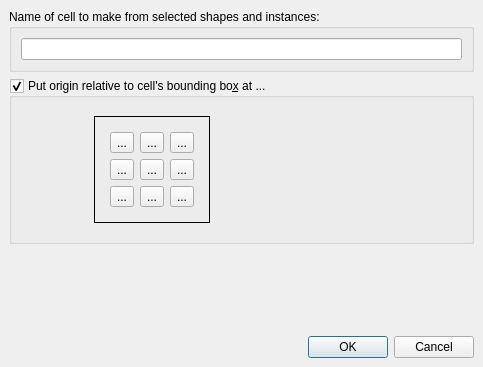
<?xml version="1.0" encoding="UTF-8"?>
<ui version="4.0">
 <class>MakeCellOptionsDialog</class>
 <widget class="QDialog" name="MakeCellOptionsDialog">
  <property name="geometry">
   <rect>
    <x>0</x>
    <y>0</y>
    <width>483</width>
    <height>367</height>
   </rect>
  </property>
  <property name="windowTitle">
   <string>Make Cell</string>
  </property>
  <layout class="QVBoxLayout">
   <property name="spacing">
    <number>6</number>
   </property>
   <property name="leftMargin">
    <number>9</number>
   </property>
   <property name="topMargin">
    <number>9</number>
   </property>
   <property name="rightMargin">
    <number>9</number>
   </property>
   <property name="bottomMargin">
    <number>9</number>
   </property>
   <item>
    <widget class="QGroupBox" name="groupBox">
     <property name="title">
      <string>Name of cell to make from selected shapes and instances:</string>
     </property>
     <layout class="QVBoxLayout">
      <property name="spacing">
       <number>6</number>
      </property>
      <property name="leftMargin">
       <number>9</number>
      </property>
      <property name="topMargin">
       <number>9</number>
      </property>
      <property name="rightMargin">
       <number>9</number>
      </property>
      <property name="bottomMargin">
       <number>9</number>
      </property>
      <item>
       <widget class="QLineEdit" name="cell_name_le"/>
      </item>
     </layout>
    </widget>
   </item>
   <item>
    <widget class="QGroupBox" name="origin_groupbox">
     <property name="minimumSize">
      <size>
       <width>0</width>
       <height>0</height>
      </size>
     </property>
     <property name="title">
      <string>Put origin relative to cell's bounding bo&amp;x at ...</string>
     </property>
     <property name="checkable">
      <bool>true</bool>
     </property>
     <layout class="QVBoxLayout" name="verticalLayout">
      <item>
       <widget class="QFrame" name="frame_2">
        <property name="sizePolicy">
         <sizepolicy hsizetype="Fixed" vsizetype="Preferred">
          <horstretch>0</horstretch>
          <verstretch>0</verstretch>
         </sizepolicy>
        </property>
        <property name="frameShape">
         <enum>QFrame::NoFrame</enum>
        </property>
        <property name="frameShadow">
         <enum>QFrame::Raised</enum>
        </property>
        <layout class="QHBoxLayout" name="_2">
         <property name="spacing">
          <number>6</number>
         </property>
         <property name="leftMargin">
          <number>9</number>
         </property>
         <property name="topMargin">
          <number>9</number>
         </property>
         <property name="rightMargin">
          <number>9</number>
         </property>
         <property name="bottomMargin">
          <number>9</number>
         </property>
         <item>
          <spacer>
           <property name="orientation">
            <enum>Qt::Horizontal</enum>
           </property>
           <property name="sizeHint" stdset="0">
            <size>
             <width>64</width>
             <height>20</height>
            </size>
           </property>
          </spacer>
         </item>
         <item>
          <widget class="QFrame" name="frame_3">
           <property name="frameShape">
            <enum>QFrame::Box</enum>
           </property>
           <property name="frameShadow">
            <enum>QFrame::Plain</enum>
           </property>
           <layout class="QGridLayout" name="_3">
            <property name="leftMargin">
             <number>15</number>
            </property>
            <property name="topMargin">
             <number>15</number>
            </property>
            <property name="rightMargin">
             <number>15</number>
            </property>
            <property name="bottomMargin">
             <number>15</number>
            </property>
            <property name="spacing">
             <number>6</number>
            </property>
            <item row="0" column="2">
             <widget class="QToolButton" name="ct">
              <property name="text">
               <string>...</string>
              </property>
              <property name="icon">
               <iconset resource="../../lay/lay/layResources.qrc">
                <normaloff>:/ct.png</normaloff>:/ct.png</iconset>
              </property>
              <property name="iconSize">
               <size>
                <width>31</width>
                <height>31</height>
               </size>
              </property>
              <property name="checkable">
               <bool>true</bool>
              </property>
             </widget>
            </item>
            <item row="0" column="0">
             <widget class="QToolButton" name="lt">
              <property name="text">
               <string>...</string>
              </property>
              <property name="icon">
               <iconset resource="../../lay/lay/layResources.qrc">
                <normaloff>:/lt.png</normaloff>:/lt.png</iconset>
              </property>
              <property name="iconSize">
               <size>
                <width>31</width>
                <height>31</height>
               </size>
              </property>
              <property name="checkable">
               <bool>true</bool>
              </property>
             </widget>
            </item>
            <item row="0" column="3">
             <widget class="QToolButton" name="rt">
              <property name="text">
               <string>...</string>
              </property>
              <property name="icon">
               <iconset resource="../../lay/lay/layResources.qrc">
                <normaloff>:/rt.png</normaloff>:/rt.png</iconset>
              </property>
              <property name="iconSize">
               <size>
                <width>31</width>
                <height>31</height>
               </size>
              </property>
              <property name="checkable">
               <bool>true</bool>
              </property>
             </widget>
            </item>
            <item row="1" column="0">
             <widget class="QToolButton" name="lc">
              <property name="text">
               <string>...</string>
              </property>
              <property name="icon">
               <iconset resource="../../lay/lay/layResources.qrc">
                <normaloff>:/lc.png</normaloff>:/lc.png</iconset>
              </property>
              <property name="iconSize">
               <size>
                <width>31</width>
                <height>31</height>
               </size>
              </property>
              <property name="checkable">
               <bool>true</bool>
              </property>
             </widget>
            </item>
            <item row="1" column="2">
             <widget class="QToolButton" name="cc">
              <property name="text">
               <string>...</string>
              </property>
              <property name="icon">
               <iconset resource="../../lay/lay/layResources.qrc">
                <normaloff>:/cc.png</normaloff>:/cc.png</iconset>
              </property>
              <property name="iconSize">
               <size>
                <width>31</width>
                <height>31</height>
               </size>
              </property>
              <property name="checkable">
               <bool>true</bool>
              </property>
             </widget>
            </item>
            <item row="1" column="3">
             <widget class="QToolButton" name="rc">
              <property name="text">
               <string>...</string>
              </property>
              <property name="icon">
               <iconset resource="../../lay/lay/layResources.qrc">
                <normaloff>:/rc.png</normaloff>:/rc.png</iconset>
              </property>
              <property name="iconSize">
               <size>
                <width>31</width>
                <height>31</height>
               </size>
              </property>
              <property name="checkable">
               <bool>true</bool>
              </property>
             </widget>
            </item>
            <item row="2" column="0">
             <widget class="QToolButton" name="lb">
              <property name="text">
               <string>...</string>
              </property>
              <property name="icon">
               <iconset resource="../../lay/lay/layResources.qrc">
                <normaloff>:/lb.png</normaloff>:/lb.png</iconset>
              </property>
              <property name="iconSize">
               <size>
                <width>31</width>
                <height>31</height>
               </size>
              </property>
              <property name="checkable">
               <bool>true</bool>
              </property>
             </widget>
            </item>
            <item row="2" column="2">
             <widget class="QToolButton" name="cb">
              <property name="text">
               <string>...</string>
              </property>
              <property name="icon">
               <iconset resource="../../lay/lay/layResources.qrc">
                <normaloff>:/cb.png</normaloff>:/cb.png</iconset>
              </property>
              <property name="iconSize">
               <size>
                <width>31</width>
                <height>31</height>
               </size>
              </property>
              <property name="checkable">
               <bool>true</bool>
              </property>
             </widget>
            </item>
            <item row="2" column="3">
             <widget class="QToolButton" name="rb">
              <property name="text">
               <string>...</string>
              </property>
              <property name="icon">
               <iconset resource="../../lay/lay/layResources.qrc">
                <normaloff>:/rb.png</normaloff>:/rb.png</iconset>
              </property>
              <property name="iconSize">
               <size>
                <width>31</width>
                <height>31</height>
               </size>
              </property>
              <property name="checkable">
               <bool>true</bool>
              </property>
             </widget>
            </item>
           </layout>
          </widget>
         </item>
         <item>
          <spacer>
           <property name="orientation">
            <enum>Qt::Horizontal</enum>
           </property>
           <property name="sizeHint" stdset="0">
            <size>
             <width>88</width>
             <height>20</height>
            </size>
           </property>
          </spacer>
         </item>
        </layout>
       </widget>
      </item>
     </layout>
    </widget>
   </item>
   <item>
    <spacer>
     <property name="orientation">
      <enum>Qt::Vertical</enum>
     </property>
     <property name="sizeHint" stdset="0">
      <size>
       <width>20</width>
       <height>16</height>
      </size>
     </property>
    </spacer>
   </item>
   <item>
    <widget class="QDialogButtonBox" name="buttonBox">
     <property name="orientation">
      <enum>Qt::Horizontal</enum>
     </property>
     <property name="standardButtons">
      <set>QDialogButtonBox::Cancel|QDialogButtonBox::Ok</set>
     </property>
    </widget>
   </item>
  </layout>
 </widget>
 <resources>
  <include location="../../lay/lay/layResources.qrc"/>
 </resources>
 <connections>
  <connection>
   <sender>buttonBox</sender>
   <signal>accepted()</signal>
   <receiver>MakeCellOptionsDialog</receiver>
   <slot>accept()</slot>
   <hints>
    <hint type="sourcelabel">
     <x>248</x>
     <y>254</y>
    </hint>
    <hint type="destinationlabel">
     <x>157</x>
     <y>274</y>
    </hint>
   </hints>
  </connection>
  <connection>
   <sender>buttonBox</sender>
   <signal>rejected()</signal>
   <receiver>MakeCellOptionsDialog</receiver>
   <slot>reject()</slot>
   <hints>
    <hint type="sourcelabel">
     <x>316</x>
     <y>260</y>
    </hint>
    <hint type="destinationlabel">
     <x>286</x>
     <y>274</y>
    </hint>
   </hints>
  </connection>
 </connections>
</ui>
